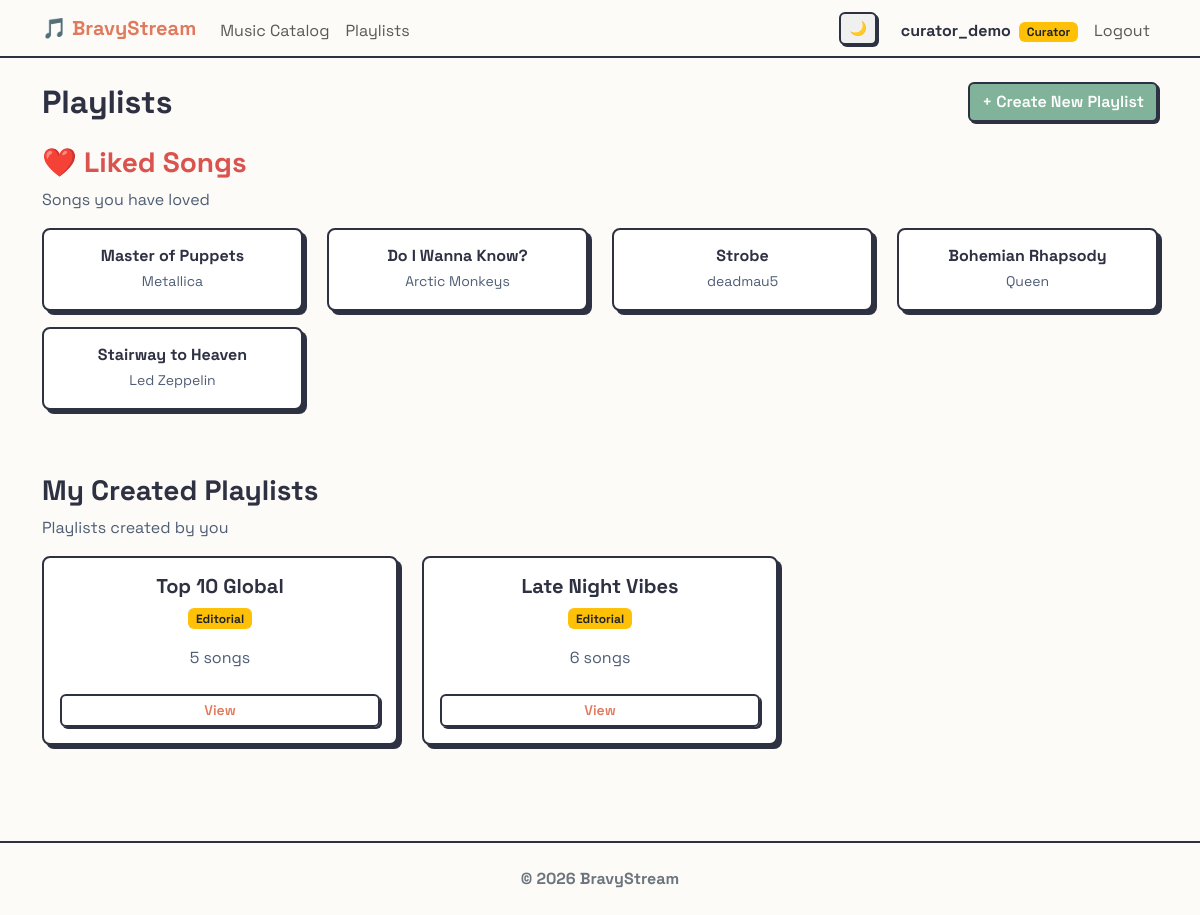
The app's page /music/playlists/ (signed in) with its own data.
### users/models.py (models this page shows, shortened)
class CustomUser(AbstractUser):
    ROLE_CHOICES = (
        ('listener', 'Listener'),
        ('curator', 'Curator'),
        ('moderator', 'Moderator'),
    )
    role = models.CharField(max_length=20, choices=ROLE_CHOICES, default='listener')
    birth_date = models.DateField(null=True, blank=True)
    friends = models.ManyToManyField('self', blank=True)
    ICON_CHOICES = [
        ('👤', '👤'),
        ('🐶', '🐶'),
        ('🐱', '🐱'),
        ('🦊', '🦊'),
        ('🐯', '🐯'),
        ('🐼', '🐼'),
        ('🐰', '🐰'),
        ('👽', '👽'),
        ('🤖', '🤖'),
        ('👻', '👻'),
        ('🤠', '🤠'),
    ]
    profile_icon = models.CharField(max_length=10, choices=ICON_CHOICES, default='👤')
    @property
    def pending_friend_requests_count(self):
        return self.received_requests.filter(is_accepted=False).count()

### music/models.py (models this page shows, shortened)
class Song(models.Model):
    title = models.CharField(max_length=200)
    artist = models.CharField(max_length=200)
    genre = models.ForeignKey(
        Genre,
        on_delete=models.CASCADE,
        related_name='songs',
    )
    duration = models.DurationField()
    audio_file = models.FileField(
        upload_to='songs/',
        blank=True,
        null=True,
        validators=[FileExtensionValidator(allowed_extensions=['mp3', 'wav', 'ogg', 'flac', 'aac', 'm4a'])]
    )
    likes = models.ManyToManyField(settings.AUTH_USER_MODEL, related_name='liked_songs', blank=True)
    created_at = models.DateTimeField(auto_now_add=True)
    class Meta:
        ordering = ['-created_at', 'id']

class Playlist(models.Model):
    name = models.CharField(max_length=150)
    owner = models.ForeignKey(
        settings.AUTH_USER_MODEL,
        on_delete=models.CASCADE,
        related_name='playlists',
    )
    songs = models.ManyToManyField(
        Song,
        related_name='playlists',
        blank=True,
    )
    is_public = models.BooleanField(default=False)
    is_editorial = models.BooleanField(default=False)
    followers = models.ManyToManyField(
        settings.AUTH_USER_MODEL,
        related_name='favorite_playlists',
        blank=True
    )

### music/views.py (the view)
# urls.py: path('playlists/', PlaylistListView.as_view(), name='playlist_list'),
class PlaylistListView(LoginRequiredMixin, ListView):
    model = Playlist
    template_name = 'music/playlist_list.html'
    def get_queryset(self):
        return Playlist.objects.filter(owner=self.request.user)
    def get_context_data(self, **kwargs):
        context = super().get_context_data(**kwargs)
        context['famous_playlists'] = Playlist.objects.filter(is_editorial=True).exclude(owner=self.request.user).exclude(followers=self.request.user)
        context['favorite_playlists'] = self.request.user.favorite_playlists.all()
        context['liked_songs'] = self.request.user.liked_songs.all()
        return context

### templates/music/playlist_list.html (shortened to what this page needs)
{% extends 'base.html' %}
{% block content %}
<div class="d-flex justify-content-between align-items-center mb-4">
    <h2 class="mb-0">Playlists</h2>
    <a href="{% url 'music:playlist_create' %}" class="btn btn-success">+ Create New Playlist</a>
</div>
<h3 class="mt-4" style="color: #d9534f;">❤️ Liked Songs</h3>
<p class="text-muted">Songs you have loved</p>
{% if liked_songs %}
    <div class="row mb-5">
        {% for song in liked_songs %}
        <div class="col-md-3 mb-3">
            <div class="card h-100 border-0 neo-card">
                <div class="card-body p-3 text-center">
                    <h6 class="card-title mb-1 fw-bold">
                        <a href="{% url 'music:song_detail' song.pk %}" class="text-decoration-none" style="color: var(--text-primary);">
                            {{ song.title }}
                        </a>
                    </h6>
                    <small class="text-muted">{{ song.artist }}</small>
                </div>
            </div>
        </div>
        {% endfor %}
    </div>
{% else %}
    <div class="alert alert-light border mb-5">
        You haven't liked any songs yet. Browse the catalog to find your favorites!
    </div>
{% endif %}
<h3 class="mt-4">My Created Playlists</h3>
<p class="text-muted">Playlists created by you</p>
{% if playlist_list %}
    <div class="row mb-5">
        {% for playlist in playlist_list %}
        <div class="col-md-4 mb-4">
            <div class="card h-100 neo-card">
                <div class="card-body text-center d-flex flex-column">
                    <h5 class="card-title fw-bold">
                        {{ playlist.name }}
                    </h5>
                    <div class="mb-3">
                        {% if playlist.is_editorial %}
                            <span class="badge bg-warning text-dark">Editorial</span>
                        {% elif playlist.is_public %}
                            <span class="badge bg-success">Public</span>
                        {% else %}
                            <span class="badge bg-secondary">Private</span>
                        {% endif %}
                    </div>
                    <p class="card-text text-muted mb-4">
                        {{ playlist.songs.count }} song{{ playlist.songs.count|pluralize }}
                    </p>
                    <div class="mt-auto">
                        <a href="{% url 'music:playlist_detail' playlist.pk %}" class="btn btn-outline-primary btn-sm w-100">
                            View
                        </a>
                    </div>
                </div>
            </div>
        </div>
        {% endfor %}
    </div>
{% else %}
    <div class="alert alert-info">
        You haven't created any playlists yet. Start now!
    </div>
{% endif %}
{% endblock %}

### templates/base.html (shortened to what this page needs)
<!DOCTYPE html>
<html lang="it">
<head>
	<link href="https://cdn.jsdelivr.net/npm/bootstrap@5.3.0/dist/css/bootstrap.min.css" rel="stylesheet">
	{% load static %}
	<link rel="stylesheet" href="{% static 'css/style.css' %}">
</head>
<body class="d-flex flex-column min-vh-100" hx-boost="true" hx-headers='{"X-CSRFToken": "{{ csrf_token }}"}'>
	<nav class="navbar navbar-expand-lg navbar-light sticky-top"
		style="background-color: var(--bg-color); border-bottom: 2px solid var(--text-primary);">
		<div class="container">
			<a class="navbar-brand fw-bold" href="{% url 'pages:home' %}" style="color: var(--accent-primary);">🎵
				BravyStream</a>
			<div class="collapse navbar-collapse order-lg-2" id="navbarNav">
				<ul class="navbar-nav me-auto">
					<li class="nav-item">
						<a class="nav-link" href="{% url 'music:song_list' %}">Music Catalog</a>
					</li>
					<li class="nav-item">
						<a class="nav-link" href="{% url 'music:playlist_list' %}">Playlists</a>
					</li>
				</ul>
				<ul class="navbar-nav ms-auto align-items-lg-center">
					<li class="nav-item me-3 d-none d-lg-block">
						<button id="themeToggleDesktop" class="btn btn-sm btn-outline-secondary theme-toggle"
							title="Toggle Theme">
						</button>
					</li>
					{% if user.is_authenticated %}
					<li class="nav-item">
						<a href="{% url 'users:profile' %}" class="nav-link fw-bold text-decoration-none"
							style="color: var(--text-primary);">
							{{ user.username }}
							{% if user.is_superuser %}
							<span class="badge bg-danger ms-1">Admin</span>
							{% elif user.role == 'moderator' %}
							<span class="badge bg-success ms-1">Moderator</span>
							{% elif user.role == 'curator' %}
							<span class="badge bg-warning text-dark ms-1">Curator</span>
							{% endif %}
						</a>
					</li>
					<li class="nav-item">
						<form method="post" action="{% url 'users:logout' %}" class="m-0 p-0"
							onsubmit="closeGlobalPlayer()">
							<button type="submit"
								class="nav-link border-0 bg-transparent w-100 text-start">Logout</button>
						</form>
					</li>
					{% endif %}
				</ul>
			</div>
		</div>
	</nav>
	<main class="container my-4 flex-grow-1">
		{% block content %}{% endblock %}
	</main>
	<footer class="text-secondary text-center py-4 mt-auto"
		style="border-top: 2px solid var(--text-primary); background-color: var(--bg-color);">
		<p class="mb-0 fw-bold">&copy; 2026 BravyStream</p>
	</footer>
</body>
</html>

### static/css/style.css (style rules this page uses)
:root { --bg-color: #FDFBF7; --text-primary: #2D3142; --text-secondary: #4F5D75; --accent-primary: #E07A5F; --accent-secondary: #81B29A; --accent-tertiary: #3D405B; --neo-border: 2px solid #2D3142; --neo-shadow: 4px 4px 0px #2D3142; --neo-shadow-hover: 2px 2px 0px #2D3142; --font-main: 'Space Grotesk', sans-serif; }
body { background-color: var(--bg-color); color: var(--text-primary); font-family: var(--font-main); min-height: 100vh; }
h1, h2, h3, h4, h5, h6 { font-weight: 700; color: var(--text-primary); }
.neo-card { background: #ffffff !important; border: var(--neo-border) !important; border-radius: 8px !important; box-shadow: var(--neo-shadow); color: var(--text-primary) !important; transition: transform 0.1s ease, box-shadow 0.1s ease; position: relative; z-index: 1; }
a { color: var(--accent-primary); transition: color 0.2s ease; }
.text-muted { color: var(--text-secondary) !important; }
.card { background-color: #ffffff; border: var(--neo-border); border-radius: 8px; color: var(--text-primary); }
.btn { border-radius: 6px; font-weight: 600; border: 2px solid var(--text-primary); box-shadow: 2px 2px 0px var(--text-primary); transition: transform 0.1s ease, box-shadow 0.1s ease; }
.btn-success { background-color: var(--accent-secondary); color: #fff; border-color: var(--text-primary); }
.btn-outline-primary { color: var(--accent-primary); border-color: var(--text-primary); background-color: transparent; }
.btn-outline-secondary { border: 2px solid var(--text-primary); color: var(--text-primary); background-color: #f0f0f0; }
.navbar-nav .nav-link { position: relative; display: inline-block; padding-bottom: 2px; }
.navbar-nav .nav-link::after { content: ''; position: absolute; width: 0; height: 3px; bottom: 0; left: 50%; background-color: var(--accent-primary); transition: width 0.3s cubic-bezier(0.25, 0.8, 0.25, 1); transform: translateX(-50%); border-radius: 2px; }

### records on screen
CustomUser: username "curator_demo"
Song: title "Master of Puppets", artist "Metallica"
Song: title "Do I Wanna Know?", artist "Arctic Monkeys"
Song: title "Strobe", artist "deadmau5"
Song: title "Bohemian Rhapsody", artist "Queen"
Song: title "Stairway to Heaven", artist "Led Zeppelin"
Playlist: name "Top 10 Global", is_editorial "Editorial", songs.count "5"
Playlist: name "Late Night Vibes", is_editorial "Editorial", songs.count "6"
